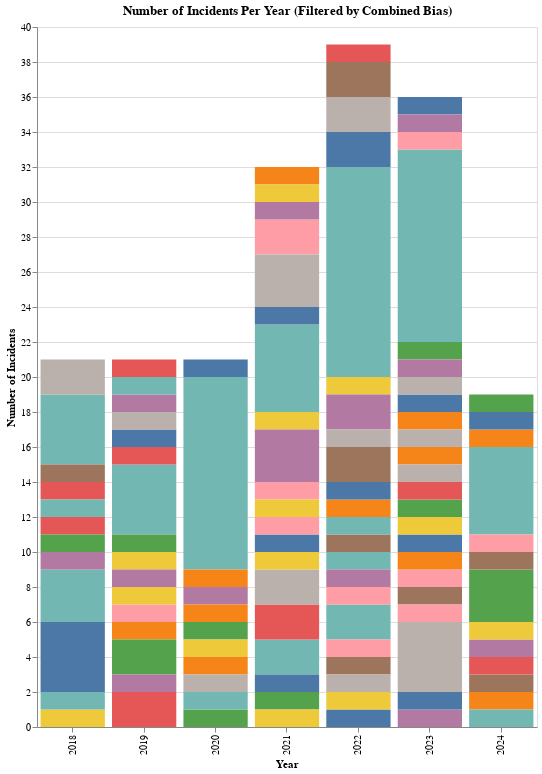

Notebook source saved alongside this figure:
### Markdown cell above
### Hate Crime Incidents per Year, by Multiple bias category

### Code cell
# Build the bar chart with selection filter and hover tooltip
chart = alt.Chart(df2).mark_bar().encode(
    x=alt.X('REPORTED_YEAR:O', title='Year'),
    y=alt.Y('count():Q', title='Number of Incidents'),
    color=alt.Color('combined_bias:N', legend=None),
    tooltip=[  # Add this section for hover tooltips
        alt.Tooltip('REPORTED_YEAR:O', title='Year'),
        alt.Tooltip('combined_bias:N', title='Combined Bias'),
        alt.Tooltip('count():Q', title='Incident Count', format=',')
    ]
).add_params(
    bias_selection
).transform_filter(
    bias_selection
).properties(
    width = 500,
    height = 700,
    title='Number of Incidents Per Year (Filtered by Combined Bias)'
)

chart

### Figure 1 — Vega-Lite specification as saved in the notebook (floating-point values rounded to 4 significant figures; data arrays with more than 128 entries replaced by an {"elided": "..."} marker saying what was removed)
{"config": {"view": {"continuousWidth": 300, "continuousHeight": 300}}, "data": {"name": "data-398138e02d45185828c0c7ef856697b1"}, "mark": {"type": "bar"}, "encoding": {"color": {"field": "combined_bias", "legend": null, "type": "nominal"}, "tooltip": [{"field": "REPORTED_YEAR", "title": "Year", "type": "ordinal"}, {"field": "combined_bias", "title": "Combined Bias", "type": "nominal"}, {"aggregate": "count", "format": ",", "title": "Incident Count", "type": "quantitative"}], "x": {"field": "REPORTED_YEAR", "title": "Year", "type": "ordinal"}, "y": {"aggregate": "count", "title": "Number of Incidents", "type": "quantitative"}}, "height": 700, "params": [{"name": "Select Bias", "select": {"type": "point", "fields": ["combined_bias"]}, "bind": {"input": "select", "options": ["", "2SLGBTQ+", "2SLGBTQ+ Transgender", "2SLGBTQ+ Woman", "2Slgbtq+", "Afghan", "Afghan   Lesbian", "African", "African  Muslim", "Anglican", "Arab", "Black", "Black     Transgender", "Black     Transgender Woman (Identifies As Woman)", "Black     Woman", "Black    2SLGBTQ+", "Black    Gay", "Black    Lesbian", "Black    Lesbian, 2SLGBTQ+", "Black   Jewish", "Black   Jewish  Transgender", "Black   Jewish  Woman", "Black   Jewish 2SLGBTQ+", "Black   Jewish 2Slgbtq+", "Black   Jewish, Muslim", "Black   Muslim", "Black Arab  Jewish", "Black Chinese", "Black Chinese, Arab  Jewish", "Black Indian  Jewish", "Black Palestinian  Jewish", "Black Somali", "Black, East/Southeast Asian", "Black, East/Southeast Asian    2SLGBTQ+", "Black, East/Southeast Asian   Jewish", "Black, Indigenous", "Black, Latino", "Black, South Asian", "Black, White    2SLGBTQ+", "Buddhist", "Catholic", "Chinese", "Chinese    Woman", "Chinese   2SLGBTQ+", "Chinese  Jewish", "Christian Orthodox", "Christian Orthodox, Jewish", "East/Southeast Asian", "East/Southeast Asian   Jewish", "East/Southeast Asian   Muslim", "East/Southeast Asian Filipino", "East/Southeast Asian, Black", "East/Southeast Asian, South Asian, Black", "Filipino", "Filipino  Jewish 2SLGBTQ+", "Gay", "German", "Hindi", "Hindu", "Hindu 2SLGBTQ+", "Indian", "Indian   Gay", "Indian  Hindu", "Indian  Muslim", "Indian, Filipino", "Indigenous", "Indigenous, East/Southeast Asian   Jewish", "Iranian", "Iranian  Muslim", "Israeli", "Israeli  Jewish", "Japanese  Jewish", "Jewish", "Jewish  Transgender", "Jewish  Woman", "Jewish 2SLGBTQ+", "Jewish 2Slgbtq+", "Jewish Gay", "Jewish Lesbian", "Jewish, Muslim", "Korean", "Latino", "Lesbian", "Mexican", "Middle Eastern", "Middle Eastern    Gay", "Muslim", "Muslim  Woman", "Muslim 2SLGBTQ+ Woman", "Muslim 2Slgbtq+", "Muslim Lesbian", "Non-Binary", "Other Christian Religion", "Other Ethnicity not mentioned", "Other Ethnicity not mentioned    Woman", "Other Ethnicity not mentioned  Muslim", "Other race not mentioned", "Other race not mentioned Ukrainian", "Pakistani", "Palestinian", "Palestinian   2Slgbtq+", "Palestinian  Muslim", "Portuguese", "Russian", "Sikh", "Somali", "South Asian", "South Asian    2SLGBTQ+", "South Asian   Hindu", "Spanish", "Sri Lankan", "Tamil", "Transgender", "Transgender Man (Identifies As Man)", "Transgender Woman (Identifies As Woman)", "Transgender, Transgender Woman (Identifies As Woman)", "Turk", "Ukrainian", "Ukrainian  Jewish", "White", "White    2SLGBTQ+", "White   Jewish", "White, East/Southeast Asian", "Woman"], "name": "Bias: "}}], "title": "Number of Incidents Per Year (Filtered by Combined Bias)", "transform": [{"filter": {"param": "Select Bias"}}], "width": 500, "$schema": "https://vega.github.io/schema/vega-lite/v5.8.0.json", "datasets": {"data-398138e02d45185828c0c7ef856697b1": {"elided": "189 records"}}}
